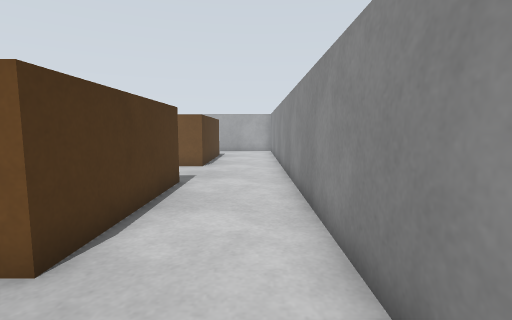
[1] (above)

15 first-person views from a walk through a robot-simulator world made for Gazebo. The camera is 0.83 m above the floor, tilts 6° down and sees 85° across. The floor is counted in squares, 0.5 m on a side. Each view is taken from the middle of a square. On the plan, view 1 faces up. The plan holds only what a view shows up to about 15 squares ahead; the rest is blank.

[2]
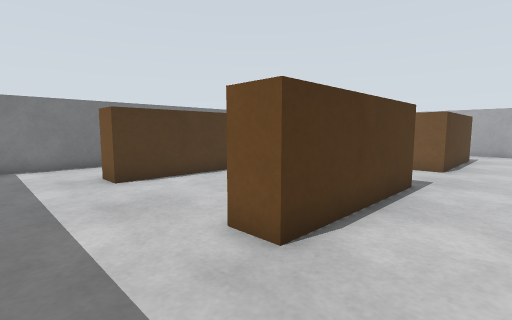

[3]
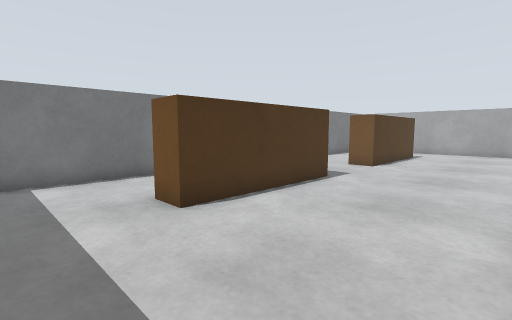

[4]
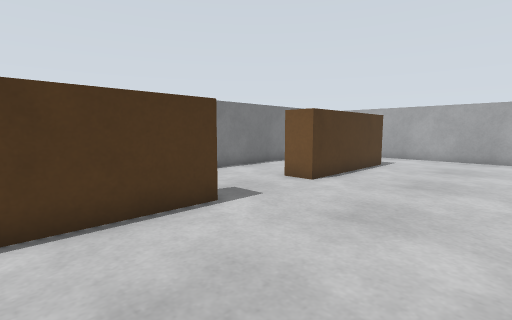

[5]
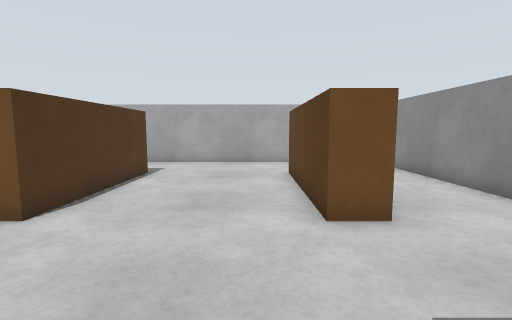

[6]
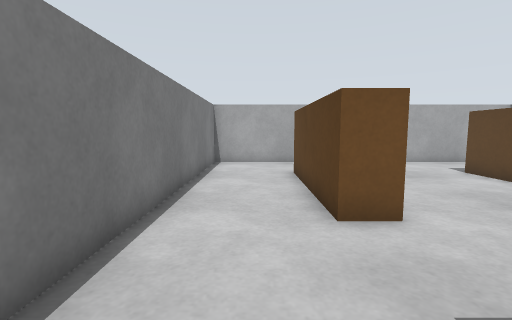

[7]
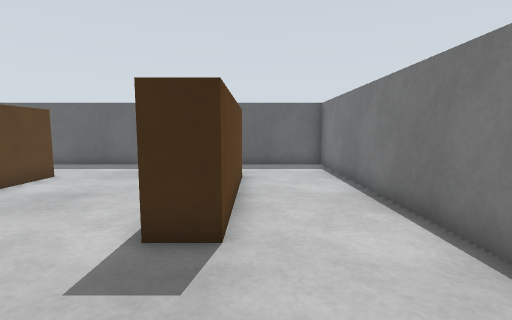

[8]
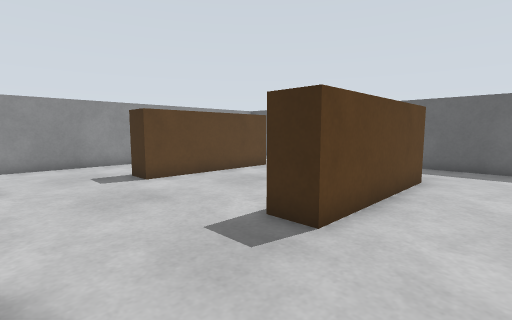

[9]
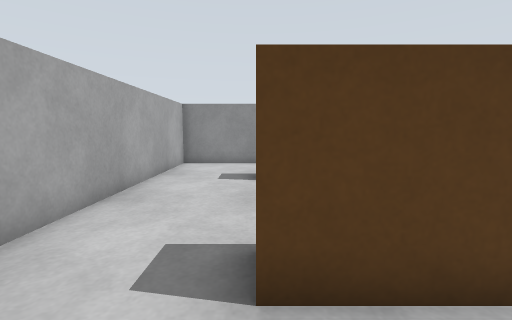

[10]
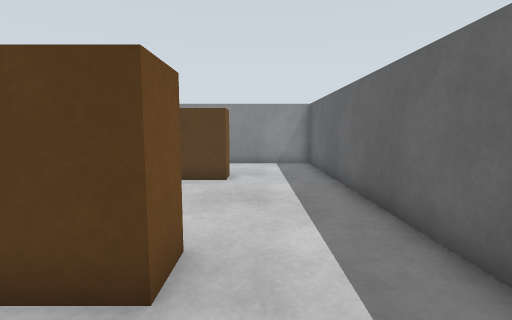

[11]
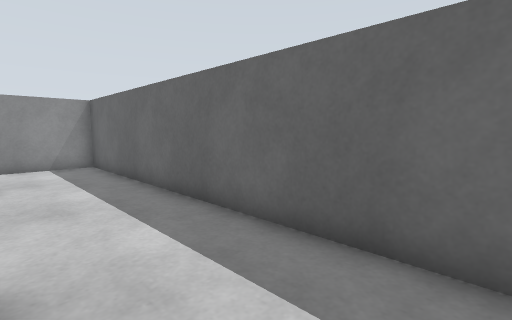

[12]
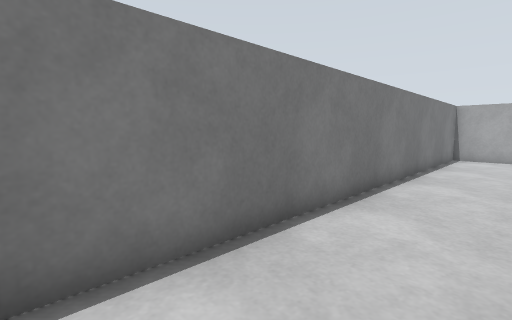

[13]
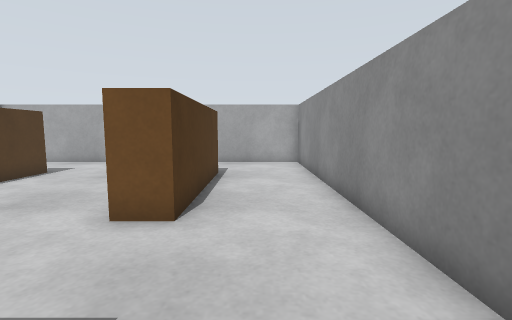

[14]
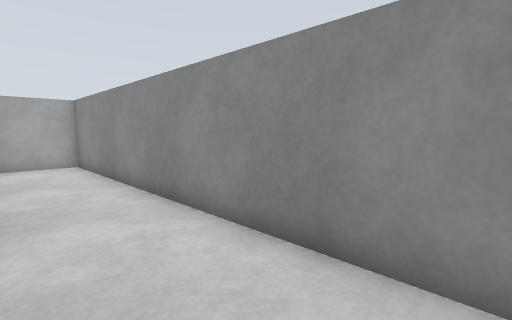

[15]
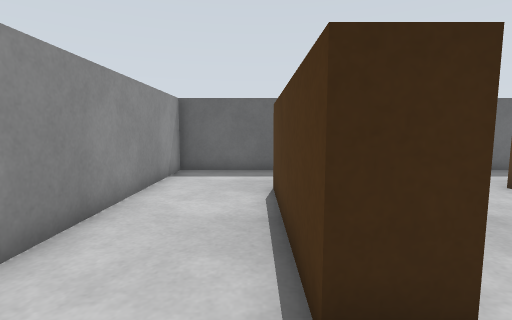

### Floor plan
Points are (right, up) in squares from view 1. A wall is a line through its corners. A room is listed if a view was taken in it or the views show most of it. See-through windows are left out.
Room 1 (views 1, 2, 3, 4, 5, 6, 7, 8, 9, 10, 11, 12, 13, 14, 15)
walls: (-9.3, 9) (-9.3, 3) (-10.5, 3) (-10.5, 9) (-9.3, 9); (-3.7, 9) (-2.5, 9) (-2.5, 3) (-3.7, 3) (-3.7, 9); (-9.3, 19.1) (-9.3, 13) (-10.5, 13) (-10.5, 19); (-2.5, 19) (-2.5, 13) (-3.7, 13) (-3.7, 19); (-14.2, -0.7) (1.2, -0.7) (1.2, 22.7) (-14.2, 22.7) (-14.2, -0.7)

Where each view was taken, in squares from view 1:
view 1: 0 up, 0 right, facing up
view 2: 0 up, 0 right, facing up-left
view 3: 0 up, 4 left, facing up-left
view 4: 5 up, 4 left, facing up-left
view 5: 8 up, 5 left, facing up
view 6: 8 up, 12 left, facing up
view 7: 13 up, 11 left, facing down
view 8: 13 up, 13 left, facing down-right
view 9: 19 up, 13 left, facing right
view 10: 2 up, 13 left, facing right
view 11: 3 up, 13 left, facing down-right
view 12: 4 up, 11 left, facing up-left
view 13: 8 up, 1 left, facing up
view 14: 8 up, 2 left, facing up-right
view 15: 11 up, 2 left, facing down
